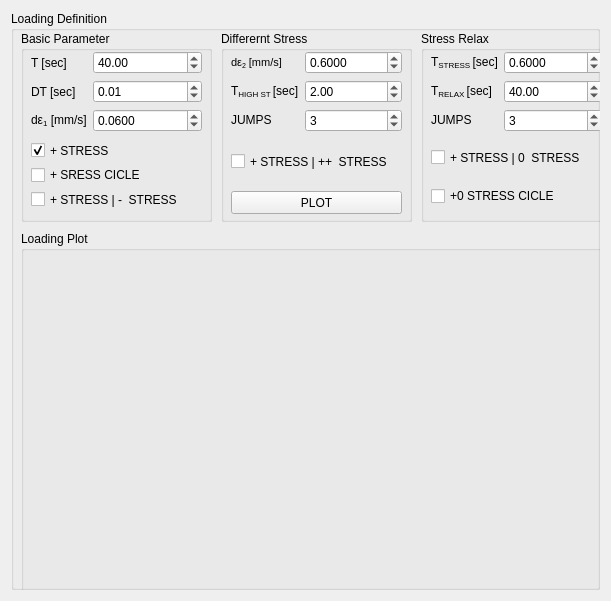
   <widget class="QWidget" name="verticalLayoutWidget_11">
    <property name="geometry">
     <rect>
      <x>10</x>
      <y>300</y>
      <width>611</width>
      <height>601</height>
     </rect>
    </property>
    <layout class="QVBoxLayout" name="verticalLayout_9">
     <item>
      <widget class="QGroupBox" name="Loading_Definition">
       <property name="sizePolicy">
        <sizepolicy hsizetype="Preferred" vsizetype="Preferred">
         <horstretch>0</horstretch>
         <verstretch>0</verstretch>
        </sizepolicy>
       </property>
       <property name="font">
        <font>
         <family>Arial</family>
        </font>
       </property>
       <property name="title">
        <string>Loading Definition </string>
       </property>
       <widget class="QWidget" name="horizontalLayoutWidget_2">
        <property name="geometry">
         <rect>
          <x>10</x>
          <y>20</y>
          <width>191</width>
          <height>191</height>
         </rect>
        </property>
        <layout class="QHBoxLayout" name="horizontalLayout_2">
         <item>
          <widget class="QGroupBox" name="BASIC_PARAMETER">
           <property name="sizePolicy">
            <sizepolicy hsizetype="Expanding" vsizetype="Expanding">
             <horstretch>0</horstretch>
             <verstretch>0</verstretch>
            </sizepolicy>
           </property>
           <property name="font">
            <font>
             <family>Arial</family>
            </font>
           </property>
           <property name="title">
            <string>Basic Parameter</string>
           </property>
           <widget class="QWidget" name="formLayoutWidget">
            <property name="geometry">
             <rect>
              <x>10</x>
              <y>20</y>
              <width>171</width>
              <height>81</height>
             </rect>
            </property>
            <layout class="QFormLayout" name="formLayout">
             <item row="0" column="0">
              <widget class="QLabel" name="T">
               <property name="sizePolicy">
                <sizepolicy hsizetype="Expanding" vsizetype="Expanding">
                 <horstretch>0</horstretch>
                 <verstretch>0</verstretch>
                </sizepolicy>
               </property>
               <property name="font">
                <font>
                 <family>Arial</family>
                </font>
               </property>
               <property name="text">
                <string>T [sec]</string>
               </property>
              </widget>
             </item>
             <item row="0" column="1">
              <widget class="QDoubleSpinBox" name="VAL_TIME">
               <property name="sizePolicy">
                <sizepolicy hsizetype="Expanding" vsizetype="Expanding">
                 <horstretch>0</horstretch>
                 <verstretch>0</verstretch>
                </sizepolicy>
               </property>
               <property name="font">
                <font>
                 <family>Arial</family>
                </font>
               </property>
               <property name="decimals">
                <number>2</number>
               </property>
               <property name="maximum">
                <double>80000.000000000000000</double>
               </property>
               <property name="value">
                <double>40.000000000000000</double>
               </property>
              </widget>
             </item>
             <item row="1" column="0">
              <widget class="QLabel" name="DT">
               <property name="sizePolicy">
                <sizepolicy hsizetype="Expanding" vsizetype="Expanding">
                 <horstretch>0</horstretch>
                 <verstretch>0</verstretch>
                </sizepolicy>
               </property>
               <property name="font">
                <font>
                 <family>Arial</family>
                </font>
               </property>
               <property name="text">
                <string>DT [sec]</string>
               </property>
              </widget>
             </item>
             <item row="1" column="1">
              <widget class="QDoubleSpinBox" name="VAL_DT">
               <property name="enabled">
                <bool>true</bool>
               </property>
               <property name="sizePolicy">
                <sizepolicy hsizetype="Minimum" vsizetype="Expanding">
                 <horstretch>0</horstretch>
                 <verstretch>0</verstretch>
                </sizepolicy>
               </property>
               <property name="font">
                <font>
                 <family>Arial</family>
                </font>
               </property>
               <property name="decimals">
                <number>2</number>
               </property>
               <property name="maximum">
                <double>80000.000000000000000</double>
               </property>
               <property name="value">
                <double>0.010000000000000</double>
               </property>
              </widget>
             </item>
             <item row="2" column="0">
              <widget class="QLabel" name="DEPS_1">
               <property name="sizePolicy">
                <sizepolicy hsizetype="Expanding" vsizetype="Expanding">
                 <horstretch>0</horstretch>
                 <verstretch>0</verstretch>
                </sizepolicy>
               </property>
               <property name="font">
                <font>
                 <family>Arial</family>
                </font>
               </property>
               <property name="text">
                <string>&lt;html&gt;&lt;head/&gt;&lt;body&gt;&lt;p&gt;dε&lt;span style=&quot; vertical-align:sub;&quot;&gt;1&lt;/span&gt; [mm/s]&lt;/p&gt;&lt;/body&gt;&lt;/html&gt;</string>
               </property>
              </widget>
             </item>
             <item row="2" column="1">
              <widget class="QDoubleSpinBox" name="VAL_STRAIN">
               <property name="sizePolicy">
                <sizepolicy hsizetype="Expanding" vsizetype="Expanding">
                 <horstretch>0</horstretch>
                 <verstretch>0</verstretch>
                </sizepolicy>
               </property>
               <property name="font">
                <font>
                 <family>Arial</family>
                </font>
               </property>
               <property name="decimals">
                <number>4</number>
               </property>
               <property name="maximum">
                <double>80000.000000000000000</double>
               </property>
               <property name="value">
                <double>0.060000000000000</double>
               </property>
              </widget>
             </item>
            </layout>
           </widget>
           <widget class="QWidget" name="formLayoutWidget_4">
            <property name="geometry">
             <rect>
              <x>10</x>
              <y>110</y>
              <width>171</width>
              <height>68</height>
             </rect>
            </property>
            <layout class="QFormLayout" name="formLayout_4">
             <item row="0" column="0">
              <widget class="QCheckBox" name="CB_LOAD_POS_STRESS">
               <property name="sizePolicy">
                <sizepolicy hsizetype="Expanding" vsizetype="Expanding">
                 <horstretch>0</horstretch>
                 <verstretch>0</verstretch>
                </sizepolicy>
               </property>
               <property name="font">
                <font>
                 <family>Arial</family>
                </font>
               </property>
               <property name="text">
                <string>+ STRESS</string>
               </property>
               <property name="checked">
                <bool>true</bool>
               </property>
               <property name="autoExclusive">
                <bool>true</bool>
               </property>
              </widget>
             </item>
             <item row="2" column="0">
              <widget class="QCheckBox" name="CB_LOAD_POS_NEG_STRESS">
               <property name="sizePolicy">
                <sizepolicy hsizetype="Expanding" vsizetype="Expanding">
                 <horstretch>0</horstretch>
                 <verstretch>0</verstretch>
                </sizepolicy>
               </property>
               <property name="font">
                <font>
                 <family>Arial</family>
                </font>
               </property>
               <property name="text">
                <string>+ STRESS | -  STRESS</string>
               </property>
               <property name="autoExclusive">
                <bool>true</bool>
               </property>
              </widget>
             </item>
             <item row="1" column="0">
              <widget class="QCheckBox" name="CB_LOAD_STRESS_CICLE">
               <property name="sizePolicy">
                <sizepolicy hsizetype="Expanding" vsizetype="Expanding">
                 <horstretch>0</horstretch>
                 <verstretch>0</verstretch>
                </sizepolicy>
               </property>
               <property name="font">
                <font>
                 <family>Arial</family>
                </font>
               </property>
               <property name="text">
                <string>+ SRESS CICLE</string>
               </property>
               <property name="checked">
                <bool>false</bool>
               </property>
               <property name="autoExclusive">
                <bool>true</bool>
               </property>
              </widget>
             </item>
            </layout>
           </widget>
          </widget>
         </item>
        </layout>
       </widget>
       <widget class="QWidget" name="verticalLayoutWidget_10">
        <property name="geometry">
         <rect>
          <x>10</x>
          <y>220</y>
          <width>591</width>
          <height>371</height>
         </rect>
        </property>
        <layout class="QVBoxLayout" name="verticalLayout_7">
         <item>
          <widget class="QGroupBox" name="Loading_Plot">
           <property name="sizePolicy">
            <sizepolicy hsizetype="Preferred" vsizetype="Preferred">
             <horstretch>0</horstretch>
             <verstretch>0</verstretch>
            </sizepolicy>
           </property>
           <property name="font">
            <font>
             <family>Arial</family>
            </font>
           </property>
           <property name="title">
            <string>Loading Plot</string>
           </property>
           <widget class="QWidget" name="PLOT_WIN_LOADING" native="true">
            <property name="geometry">
             <rect>
              <x>10</x>
              <y>20</y>
              <width>571</width>
              <height>341</height>
             </rect>
            </property>
            <property name="sizePolicy">
             <sizepolicy hsizetype="Fixed" vsizetype="Fixed">
              <horstretch>0</horstretch>
              <verstretch>0</verstretch>
             </sizepolicy>
            </property>
            <property name="font">
             <font>
              <family>Arial</family>
             </font>
            </property>
            <property name="layoutDirection">
             <enum>Qt::LeftToRight</enum>
            </property>
            <property name="autoFillBackground">
             <bool>false</bool>
            </property>
            <widget class="QWidget" name="verticalLayoutWidget_5">
             <property name="geometry">
              <rect>
               <x>0</x>
               <y>0</y>
               <width>571</width>
               <height>291</height>
              </rect>
             </property>
             <property name="sizePolicy">
              <sizepolicy hsizetype="Fixed" vsizetype="Fixed">
               <horstretch>0</horstretch>
               <verstretch>0</verstretch>
              </sizepolicy>
             </property>
             <property name="font">
              <font>
               <family>Arial</family>
              </font>
             </property>
             <layout class="QVBoxLayout" name="PLOT_BOX_LOADING"/>
            </widget>
            <widget class="QWidget" name="verticalLayoutWidget_6">
             <property name="geometry">
              <rect>
               <x>0</x>
               <y>290</y>
               <width>571</width>
               <height>51</height>
              </rect>
             </property>
             <property name="sizePolicy">
              <sizepolicy hsizetype="Fixed" vsizetype="Fixed">
               <horstretch>0</horstretch>
               <verstretch>0</verstretch>
              </sizepolicy>
             </property>
             <property name="font">
              <font>
               <family>Arial</family>
              </font>
             </property>
             <layout class="QVBoxLayout" name="TOOL_BOX_LOADING"/>
            </widget>
           </widget>
          </widget>
         </item>
        </layout>
       </widget>
       <widget class="QWidget" name="horizontalLayoutWidget_3">
        <property name="geometry">
         <rect>
          <x>210</x>
          <y>20</y>
          <width>191</width>
          <height>191</height>
         </rect>
        </property>
        <layout class="QHBoxLayout" name="horizontalLayout_4">
         <item>
          <widget class="QGroupBox" name="DIFFERENT_STRESS">
           <property name="sizePolicy">
            <sizepolicy hsizetype="Preferred" vsizetype="Preferred">
             <horstretch>0</horstretch>
             <verstretch>0</verstretch>
            </sizepolicy>
           </property>
           <property name="font">
            <font>
             <family>Arial</family>
            </font>
           </property>
           <property name="title">
            <string>Differernt Stress</string>
           </property>
           <widget class="QWidget" name="formLayoutWidget_2">
            <property name="geometry">
             <rect>
              <x>10</x>
              <y>20</y>
              <width>171</width>
              <height>81</height>
             </rect>
            </property>
            <layout class="QFormLayout" name="formLayout_2">
             <item row="0" column="0">
              <widget class="QLabel" name="DEPS_2">
               <property name="sizePolicy">
                <sizepolicy hsizetype="Expanding" vsizetype="Expanding">
                 <horstretch>0</horstretch>
                 <verstretch>0</verstretch>
                </sizepolicy>
               </property>
               <property name="font">
                <font>
                 <family>Arial</family>
                 <pointsize>9</pointsize>
                </font>
               </property>
               <property name="text">
                <string>&lt;html&gt;&lt;head/&gt;&lt;body&gt;&lt;p&gt;&lt;span style=&quot; font-size:8pt;&quot;&gt;dε&lt;/span&gt;&lt;span style=&quot; font-size:8pt; vertical-align:sub;&quot;&gt;2&lt;/span&gt;&lt;span style=&quot; font-size:8pt;&quot;&gt; [mm/s]&lt;/span&gt;&lt;/p&gt;&lt;/body&gt;&lt;/html&gt;</string>
               </property>
              </widget>
             </item>
             <item row="0" column="1">
              <widget class="QDoubleSpinBox" name="VAL_STRAIN_2">
               <property name="sizePolicy">
                <sizepolicy hsizetype="Expanding" vsizetype="Expanding">
                 <horstretch>0</horstretch>
                 <verstretch>0</verstretch>
                </sizepolicy>
               </property>
               <property name="font">
                <font>
                 <family>Arial</family>
                </font>
               </property>
               <property name="decimals">
                <number>4</number>
               </property>
               <property name="maximum">
                <double>80000.000000000000000</double>
               </property>
               <property name="value">
                <double>0.600000000000000</double>
               </property>
              </widget>
             </item>
             <item row="1" column="0">
              <widget class="QLabel" name="TIME_HIGH_STRESS">
               <property name="sizePolicy">
                <sizepolicy hsizetype="Expanding" vsizetype="Expanding">
                 <horstretch>0</horstretch>
                 <verstretch>0</verstretch>
                </sizepolicy>
               </property>
               <property name="font">
                <font>
                 <family>Arial</family>
                </font>
               </property>
               <property name="text">
                <string>&lt;html&gt;&lt;head/&gt;&lt;body&gt;&lt;p&gt;T&lt;span style=&quot; vertical-align:sub;&quot;&gt;HIGH ST &lt;/span&gt;[sec]&lt;/p&gt;&lt;/body&gt;&lt;/html&gt;</string>
               </property>
              </widget>
             </item>
             <item row="1" column="1">
              <widget class="QDoubleSpinBox" name="VAL_TIME_HIGH_STRAIN">
               <property name="sizePolicy">
                <sizepolicy hsizetype="Expanding" vsizetype="Expanding">
                 <horstretch>0</horstretch>
                 <verstretch>0</verstretch>
                </sizepolicy>
               </property>
               <property name="font">
                <font>
                 <family>Arial</family>
                </font>
               </property>
               <property name="decimals">
                <number>2</number>
               </property>
               <property name="maximum">
                <double>80000.000000000000000</double>
               </property>
               <property name="value">
                <double>2.000000000000000</double>
               </property>
              </widget>
             </item>
             <item row="2" column="0">
              <widget class="QLabel" name="JUMPS_2">
               <property name="sizePolicy">
                <sizepolicy hsizetype="Expanding" vsizetype="Expanding">
                 <horstretch>0</horstretch>
                 <verstretch>0</verstretch>
                </sizepolicy>
               </property>
               <property name="font">
                <font>
                 <family>Arial</family>
                </font>
               </property>
               <property name="text">
                <string>&lt;html&gt;&lt;head/&gt;&lt;body&gt;&lt;p&gt;JUMPS&lt;/p&gt;&lt;/body&gt;&lt;/html&gt;</string>
               </property>
              </widget>
             </item>
             <item row="2" column="1">
              <widget class="QSpinBox" name="JUPMS_DIFFERENT_STRESS">
               <property name="sizePolicy">
                <sizepolicy hsizetype="Expanding" vsizetype="Expanding">
                 <horstretch>0</horstretch>
                 <verstretch>0</verstretch>
                </sizepolicy>
               </property>
               <property name="font">
                <font>
                 <family>Arial</family>
                </font>
               </property>
               <property name="value">
                <number>3</number>
               </property>
              </widget>
             </item>
            </layout>
           </widget>
           <widget class="QWidget" name="formLayoutWidget_5">
            <property name="geometry">
             <rect>
              <x>10</x>
              <y>110</y>
              <width>171</width>
              <height>41</height>
             </rect>
            </property>
            <layout class="QFormLayout" name="formLayout_5">
             <item row="0" column="0">
              <widget class="QCheckBox" name="CB_LOAD_STRESS_HIGH_STRESS">
               <property name="sizePolicy">
                <sizepolicy hsizetype="Expanding" vsizetype="Expanding">
                 <horstretch>0</horstretch>
                 <verstretch>0</verstretch>
                </sizepolicy>
               </property>
               <property name="font">
                <font>
                 <family>Arial</family>
                </font>
               </property>
               <property name="text">
                <string>+ STRESS | ++  STRESS</string>
               </property>
               <property name="autoExclusive">
                <bool>true</bool>
               </property>
              </widget>
             </item>
            </layout>
           </widget>
           <widget class="QPushButton" name="PLOT_LOADING">
            <property name="geometry">
             <rect>
              <x>10</x>
              <y>160</y>
              <width>171</width>
              <height>23</height>
             </rect>
            </property>
            <property name="sizePolicy">
             <sizepolicy hsizetype="Preferred" vsizetype="Preferred">
              <horstretch>0</horstretch>
              <verstretch>0</verstretch>
             </sizepolicy>
            </property>
            <property name="font">
             <font>
              <family>Arial</family>
             </font>
            </property>
            <property name="text">
             <string>PLOT</string>
            </property>
           </widget>
          </widget>
         </item>
        </layout>
       </widget>
       <widget class="QWidget" name="horizontalLayoutWidget_4">
        <property name="geometry">
         <rect>
          <x>410</x>
          <y>20</y>
          <width>191</width>
          <height>191</height>
         </rect>
        </property>
        <layout class="QHBoxLayout" name="horizontalLayout_5">
         <item>
          <widget class="QGroupBox" name="STRESS_RELAX">
           <property name="sizePolicy">
            <sizepolicy hsizetype="Preferred" vsizetype="Preferred">
             <horstretch>0</horstretch>
             <verstretch>0</verstretch>
            </sizepolicy>
           </property>
           <property name="font">
            <font>
             <family>Arial</family>
            </font>
           </property>
           <property name="title">
            <string>Stress Relax</string>
           </property>
           <widget class="QWidget" name="formLayoutWidget_3">
            <property name="geometry">
             <rect>
              <x>10</x>
              <y>20</y>
              <width>171</width>
              <height>81</height>
             </rect>
            </property>
            <layout class="QFormLayout" name="formLayout_3">
             <item row="0" column="0">
              <widget class="QLabel" name="T_STRESS">
               <property name="sizePolicy">
                <sizepolicy hsizetype="Expanding" vsizetype="Expanding">
                 <horstretch>0</horstretch>
                 <verstretch>0</verstretch>
                </sizepolicy>
               </property>
               <property name="font">
                <font>
                 <family>Arial</family>
                </font>
               </property>
               <property name="text">
                <string>&lt;html&gt;&lt;head/&gt;&lt;body&gt;&lt;p&gt;T&lt;span style=&quot; vertical-align:sub;&quot;&gt;STRESS &lt;/span&gt;[sec]&lt;/p&gt;&lt;/body&gt;&lt;/html&gt;</string>
               </property>
              </widget>
             </item>
             <item row="1" column="0">
              <widget class="QLabel" name="T_RELAX">
               <property name="sizePolicy">
                <sizepolicy hsizetype="Expanding" vsizetype="Expanding">
                 <horstretch>0</horstretch>
                 <verstretch>0</verstretch>
                </sizepolicy>
               </property>
               <property name="font">
                <font>
                 <family>Arial</family>
                </font>
               </property>
               <property name="text">
                <string>&lt;html&gt;&lt;head/&gt;&lt;body&gt;&lt;p&gt;T&lt;span style=&quot; vertical-align:sub;&quot;&gt;RELAX &lt;/span&gt;[sec]&lt;/p&gt;&lt;/body&gt;&lt;/html&gt;</string>
               </property>
              </widget>
             </item>
             <item row="2" column="0">
              <widget class="QLabel" name="JUMPS">
               <property name="sizePolicy">
                <sizepolicy hsizetype="Expanding" vsizetype="Expanding">
                 <horstretch>0</horstretch>
                 <verstretch>0</verstretch>
                </sizepolicy>
               </property>
               <property name="font">
                <font>
                 <family>Arial</family>
                </font>
               </property>
               <property name="text">
                <string>&lt;html&gt;&lt;head/&gt;&lt;body&gt;&lt;p&gt;JUMPS&lt;/p&gt;&lt;/body&gt;&lt;/html&gt;</string>
               </property>
              </widget>
             </item>
             <item row="0" column="1">
              <widget class="QDoubleSpinBox" name="VAL_TIME_STRESS">
               <property name="sizePolicy">
                <sizepolicy hsizetype="Expanding" vsizetype="Expanding">
                 <horstretch>0</horstretch>
                 <verstretch>0</verstretch>
                </sizepolicy>
               </property>
               <property name="font">
                <font>
                 <family>Arial</family>
                </font>
               </property>
               <property name="decimals">
                <number>4</number>
               </property>
               <property name="maximum">
                <double>80000.000000000000000</double>
               </property>
               <property name="value">
                <double>0.600000000000000</double>
               </property>
              </widget>
             </item>
             <item row="1" column="1">
              <widget class="QDoubleSpinBox" name="VAL_TIME_RELAX">
               <property name="sizePolicy">
                <sizepolicy hsizetype="Expanding" vsizetype="Expanding">
                 <horstretch>0</horstretch>
                 <verstretch>0</verstretch>
                </sizepolicy>
               </property>
               <property name="font">
                <font>
                 <family>Arial</family>
                </font>
               </property>
               <property name="decimals">
                <number>2</number>
               </property>
               <property name="maximum">
                <double>80000.000000000000000</double>
               </property>
               <property name="value">
                <double>40.000000000000000</double>
               </property>
              </widget>
             </item>
             <item row="2" column="1">
              <widget class="QSpinBox" name="JUMP_STRESS_RELAX">
               <property name="sizePolicy">
                <sizepolicy hsizetype="Expanding" vsizetype="Expanding">
                 <horstretch>0</horstretch>
                 <verstretch>0</verstretch>
                </sizepolicy>
               </property>
               <property name="font">
                <font>
                 <family>Arial</family>
                </font>
               </property>
               <property name="value">
                <number>3</number>
               </property>
              </widget>
             </item>
            </layout>
           </widget>
           <widget class="QWidget" name="formLayoutWidget_6">
            <property name="geometry">
             <rect>
              <x>10</x>
              <y>110</y>
              <width>171</width>
              <height>71</height>
             </rect>
            </property>
            <layout class="QFormLayout" name="formLayout_6">
             <item row="0" column="0">
              <widget class="QCheckBox" name="CB_LOAD_STRESS_RELAX">
               <property name="sizePolicy">
                <sizepolicy hsizetype="Expanding" vsizetype="Expanding">
                 <horstretch>0</horstretch>
                 <verstretch>0</verstretch>
                </sizepolicy>
               </property>
               <property name="font">
                <font>
                 <family>Arial</family>
                </font>
               </property>
               <property name="text">
                <string>+ STRESS | 0  STRESS</string>
               </property>
               <property name="autoExclusive">
                <bool>true</bool>
               </property>
              </widget>
             </item>
             <item row="1" column="0">
              <widget class="QCheckBox" name="CB_LOAD_STRESS_RELAX_CICLE">
               <property name="sizePolicy">
                <sizepolicy hsizetype="Expanding" vsizetype="Expanding">
                 <horstretch>0</horstretch>
                 <verstretch>0</verstretch>
                </sizepolicy>
               </property>
               <property name="font">
                <font>
                 <family>Arial</family>
                </font>
               </property>
               <property name="text">
                <string>+0 STRESS CICLE</string>
               </property>
               <property name="autoExclusive">
                <bool>true</bool>
               </property>
              </widget>
             </item>
            </layout>
           </widget>
          </widget>
         </item>
        </layout>
       </widget>
      </widget>
     </item>
    </layout>
   </widget>
